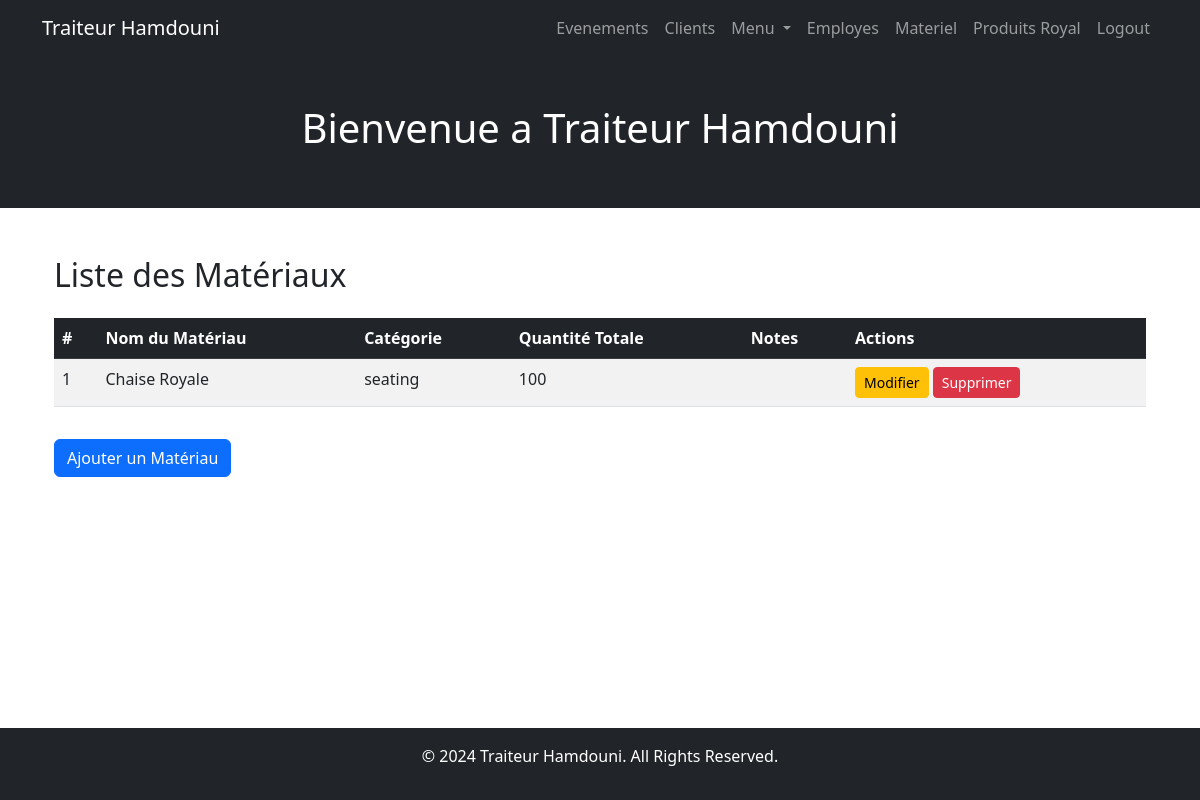
The app's page /materials/ (signed in) with its own data.
### materials/models.py (models this page shows, shortened)
class Material(models.Model):
    CATEGORY_CHOICES = [
        ('seating', 'Seating'),
        ('tables', 'Tables'),
        ('dinnerware', 'Dinnerware'),
        ('decorations', 'Decorations'),
        ('equipment', 'Equipment'),
    ]
    name = models.CharField(max_length=255, verbose_name="Material Name")
    category = models.CharField(max_length=50, choices=CATEGORY_CHOICES, verbose_name="Category")
    total_quantity = models.PositiveIntegerField(verbose_name="Total Quantity")
    notes = models.TextField(blank=True, null=True, verbose_name="Notes")

### materials/views.py (the view)
# urls.py: path('', views.material_list, name='list'),
def material_list(request):
    materials = Material.objects.all()
    return render(request, 'materials/material_list.html', {'materials': materials})

### materials/templates/materials/material_list.html (shortened to what this page needs)
{% extends 'base.html' %}
{% block content %}
<div class="container mt-4">
    <h2 class="mb-4">Liste des Matériaux</h2>
    <table class="table table-striped">
        <thead class="table-dark">
            <tr>
                <th>#</th>
                <th>Nom du Matériau</th>
                <th>Catégorie</th>
                <th>Quantité Totale</th>
                <th>Notes</th>
                <th>Actions</th>
            </tr>
        </thead>
        <tbody>
            {% for material in materials %}
            <tr>
                <td>{{ forloop.counter }}</td>
                <td>{{ material.name }}</td>
                <td>{{ material.category }}</td>
                <td>{{ material.total_quantity }}</td>
                <td>{{ material.notes }}</td>
                <td>
                    <a href="{% url 'materials:edit' material.id %}" class="btn btn-warning btn-sm">Modifier</a>
                    <form method="post" action="{% url 'materials:delete' material.id %}" style="display: inline;">
                        <button type="submit" class="btn btn-danger btn-sm">Supprimer</button>
                    </form>
                </td>
            </tr>
            {% empty %}
            <tr>
                <td colspan="6" class="text-center">Aucun matériau trouvé.</td>
            </tr>
            {% endfor %}
        </tbody>
    </table>
    <a href="{% url 'materials:add' %}" class="btn btn-primary mt-3">Ajouter un Matériau</a>
</div>
{% endblock %}

### client/templates/base.html (style rules this page uses)
html, body { height: 100%; margin: 0; }
body { display: flex; flex-direction: column; }
.container.mt-4 { flex: 1; }

### records on screen
Material: name "Chaise Royale", category "seating", total_quantity "100"
